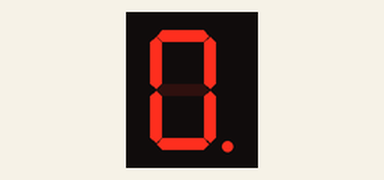
Bench run of a sketch on a simulated Arduino Uno, built with avr-gcc and run on an emulated ATmega328P. Shown: 1-digit seven-segment display. Wiring (inferred from the names in the program): 1-digit 7-segment display, segments lit when HIGH: segments pin 3, pin 4, pin 5, pin 6, pin 7, pin 8, pin 9, pin 2. The segment pins are drawn as the display they are named for.

Above: at 0.1 s.
At 10.1 s:
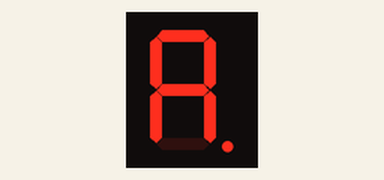
At 12.1 s:
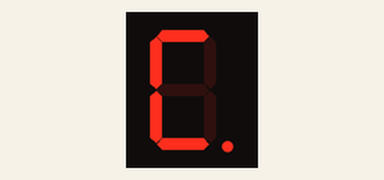
At 13.1 s:
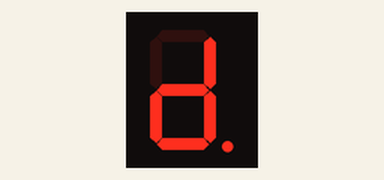
At 14.1 s:
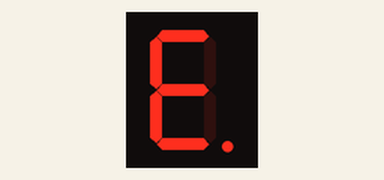
At 15.1 s:
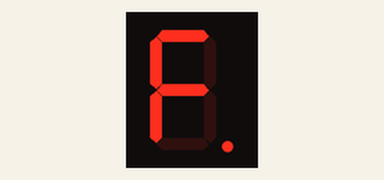

The sketch:

_7segment.ino
```cpp
/*
 * Name:   Seven-Segment Display Demo
 * Date:   02.09.2016
 * Author: Denis Nutiu
 */
#define PINS_IN_USE 8

/* Pin are from dot to a,b,c,d,e,f,g */
const int PIN_ARRAY[8] = {2, 3, 4, 5, 6, 7, 8, 9};
const int DIGITS[16]   = {0x3F, 0x06, 0x5B, 0x4F, 0x66, 0x6D, 0x7D, 0x07, 0x7F,
                          0x6F, 0x77, 0x7C, 0x39, 0x5E, 0x79, 0x71};

void setup() {
    for (int i = 0; i < PINS_IN_USE; ++i) {
        pinMode(PIN_ARRAY[i], OUTPUT);
    }
}

void setAll(unsigned value) {
    for (unsigned i = 1; i < PINS_IN_USE; ++i) {
        digitalWrite(PIN_ARRAY[i], value);
    }
}

void setDot(unsigned value) {
    digitalWrite(PIN_ARRAY[0], value);
}

void showDigit(unsigned digit) {
    unsigned value;
    for (unsigned i = 1u, j = 1; j < 8; i <<= 1, ++j) {
        value = (i & DIGITS[digit]) ? HIGH : LOW;
        digitalWrite(PIN_ARRAY[j], value);
    }
}

void loop() {
   setDot(HIGH);
   for (int i = 0; i < 16; ++i) {
      showDigit(i);
      delay(1000);
   }
}
```

Measured:
- by itself, everything shown: repeats every 16.0 s, in 16 steps
- what the display in image 1 shows lasts 1.0 s, from 10.0 s to 11.0 s
